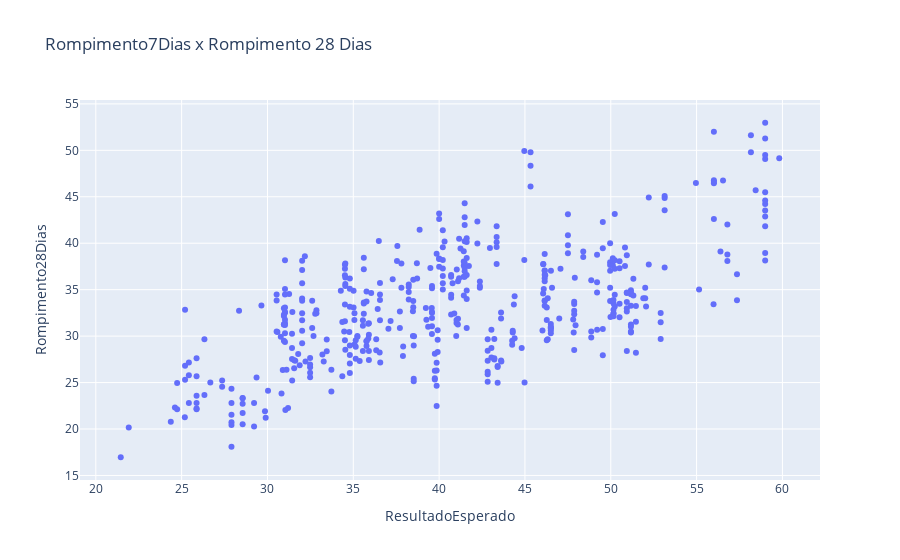

This figure's notebook cell:
### Code cell
fig = px.scatter(dados_aglomerante, x="ResultadoEsperado", y="Rompimento28Dias", title='Rompimento7Dias x Rompimento 28 Dias')
fig.show()

### Figure 1 — Plotly figure (JSON) as saved in the notebook; plotly's stock layout.template omitted (floating-point values rounded to 4 significant figures; data arrays with more than 128 entries replaced by an {"elided": "..."} marker saying what was removed)
{"data": [{"hovertemplate": "ResultadoEsperado=%{x}<br>Rompimento28Dias=%{y}<extra></extra>", "legendgroup": "", "marker": {"color": "#636efa", "symbol": "circle"}, "mode": "markers", "name": "", "orientation": "v", "showlegend": false, "type": "scatter", "x": {"elided": "466 float values"}, "xaxis": "x", "y": {"elided": "466 float values"}, "yaxis": "y"}], "layout": {"legend": {"tracegroupgap": 0}, "title": {"text": "Rompimento7Dias x Rompimento 28 Dias"}, "xaxis": {"anchor": "y", "domain": [0, 1], "title": {"text": "ResultadoEsperado"}}, "yaxis": {"anchor": "x", "domain": [0, 1], "title": {"text": "Rompimento28Dias"}}}}
